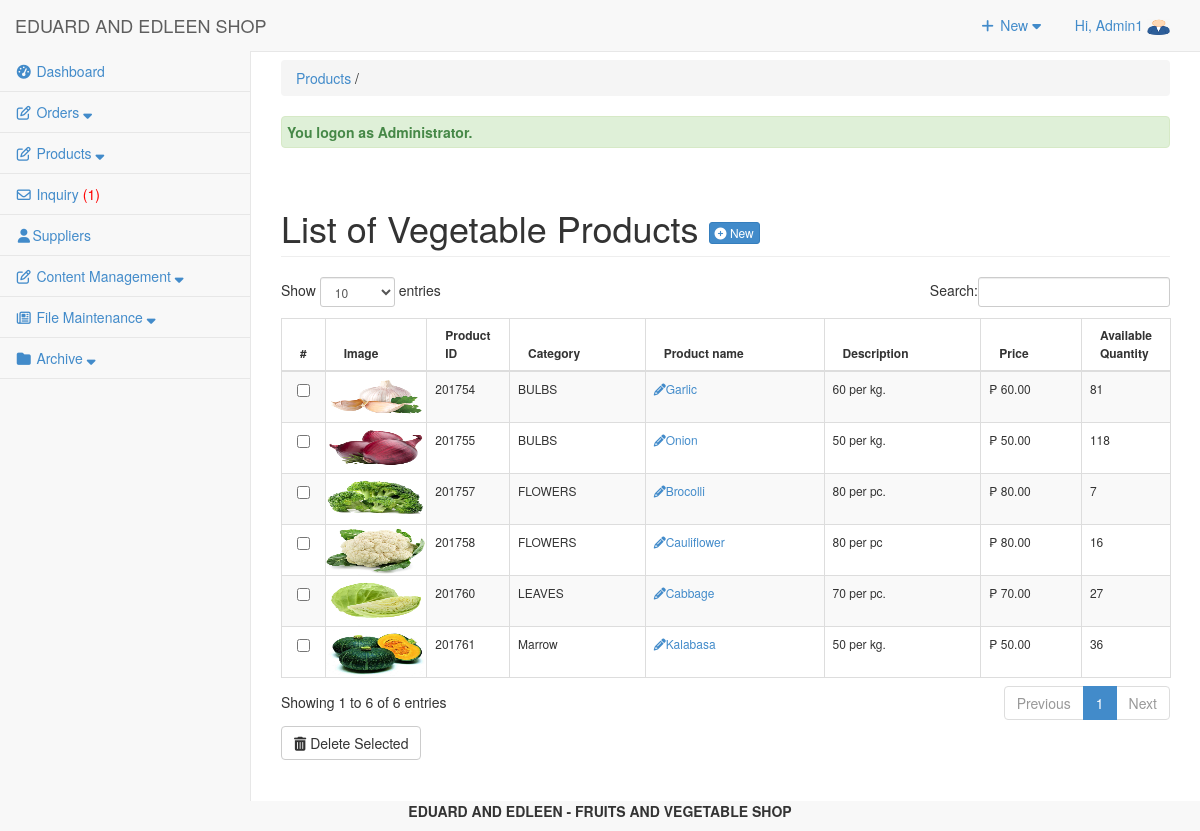
Screenshot of /admin/products1/index.php (signed in) with the database file from the repository.
### tables this page shows
CREATE TABLE `tbluseraccount` (
  `USERID` int(11) NOT NULL,
  `U_NAME` varchar(122) NOT NULL,
  `U_USERNAME` varchar(122) NOT NULL,
  `U_PASS` varchar(122) NOT NULL,
  `U_ROLE` varchar(30) NOT NULL,
  `USERIMAGE` varchar(255) NOT NULL,
  `U_STATUS` varchar(255) NOT NULL DEFAULT 'Active'
);

CREATE TABLE `tblpromopro` (
  `PROMOID` int(11) NOT NULL,
  `PROID` int(11) NOT NULL,
  `PRODISCOUNT` double NOT NULL,
  `PRODISPRICE` double NOT NULL,
  `PROBANNER` tinyint(4) NOT NULL,
  `PRONEW` tinyint(4) NOT NULL
);

CREATE TABLE `tblproduct` (
  `PROID` int(11) NOT NULL,
  `PRODNAME` varchar(100) NOT NULL,
  `PRODESC` varchar(255) DEFAULT NULL,
  `INGREDIENTS` varchar(255) NOT NULL,
  `PROQTY` int(11) DEFAULT NULL,
  `ORIGINALPRICE` double NOT NULL,
  `PROPRICE` double DEFAULT NULL,
  `CATEGID` int(11) DEFAULT NULL,
  `IMAGES` varchar(255) DEFAULT NULL,
  `PROSTATS` varchar(30) DEFAULT NULL,
  `OWNERNAME` varchar(90) NOT NULL,
  `OWNERPHONE` varchar(90) NOT NULL,
  `PROD_STATUS` varchar(255) NOT NULL DEFAULT 'Active'
);

CREATE TABLE `tblcategory` (
  `CATEGID` int(11) NOT NULL,
  `CATEGORIES` varchar(255) NOT NULL,
  `IS_VEGETABLE` tinyint(1) NOT NULL DEFAULT 0,
  `USERID` int(11) NOT NULL
);

### admin/products1/index.php (called while the page is built, shortened)
<?php
require_once("../../include/initialize.php");
$view = (isset($_GET['view']) && $_GET['view'] != '') ? $_GET['view'] : '';
	$header=$view;
	$title="Products";
	switch ($view) {
  	default :
	$title="Products";
	}
require_once ("../theme/templates.php");
?>

### include/database.php (called while the page is built, shortened)
<?php
class Database {
	var $sql_string = '';
	private $conn;
	public function open_connection() {
		$this->conn = mysqli_connect(server,user,pass);
		if(!$this->conn){
			echo "Problem in database connection! Contact administrator!";
			exit();
		}else{
			$db_select = mysqli_select_db($this->conn,database_name);
		}
	}
	function setQuery($sql='') {
		$this->sql_string=$sql;
	}
	function executeQuery() {
		$result = mysqli_query($this->conn,$this->sql_string);
		return $result;
	}
	private function confirm_query($result) {
		return $result;
	}
	function loadResultList( $key='' ) {
		$cur = $this->executeQuery();
		$array = array();
		while ($row = mysqli_fetch_object($cur)) {
			if ($key) {
				$array[$row->$key] = $row;
			} else {
				$array[] = $row;
			}
		}
		return $array;
	}
	function loadSingleResult() {
		$cur = $this->executeQuery();
		while ($row = mysqli_fetch_object($cur)) {
		return $data = $row;
		}
	}
	public function num_rows($result_set) {
		return mysqli_num_rows($result_set);
	}
}
$mydb = new Database();
?>

### include/accounts.php (called while the page is built, shortened)
<?php
require_once(LIB_PATH.DS.'database.php');
class User {
	protected static  $tblname = "tbluseraccount";
	function single_user($id=""){
			global $mydb;
			$mydb->setQuery("SELECT * FROM ".self::$tblname."
				Where USERID= '{$id}' LIMIT 1");
			$cur = $mydb->loadSingleResult();
			return $cur;
	}
}
?>

### admin/products1/list.php (the view, shortened to what this page needs)
<div class="row">
     	 <div class="col-lg-12">
          <h1 class="page-header">List of Vegetable Products  <a href="index.php?view=add" class="btn btn-primary btn-xs  ">  <i class="fa fa-plus-circle fw-fa"></i> New</a>  </h1>
     		</div>
 		 </div>
	    <form action="controller.php?action=delete" Method="POST">
	    <div class="table-responsive">
		<table id="dash-table"  class="table table-striped table-bordered table-hover "  style="font-size:12px" cellspacing="0" >
		  <thead>
		  	<tr>
		  		<th width="1%">#</th>
		  		<th width="50">Image</th>
				<th width="40">Product ID</th>
		  		<th>Category</th>
		  		<th>Product name</th>
		  		<th>Description</th>
		  		<th>Price</th>
		  		<th width="50">Available Quantity</th>
		  	</tr>
		  </thead>
	  <tbody>
		  	<?php
		  		$query = "SELECT * FROM `tblpromopro` pr , `tblproduct` p , `tblcategory` c
         					 WHERE pr.`PROID`=p.`PROID` AND  p.`CATEGID` = c.`CATEGID` AND `IS_VEGETABLE`= true; ";
		  		$mydb->setQuery($query);
		  		$cur = $mydb->loadResultList();
				foreach ($cur as $result) {
		  		echo '<tr>';
		  		echo '<td width="1%" align="center"><input type="checkbox" name="selector[]" id="selector[]" value="'.$result->PROID. '"/></td>';
		    echo '<td style="padding:0px;">
					<a class="PROID" href="" data-target="#productmodal"  data-toggle="modal"  data-id="'.$result->PROID.'">
					<img  title="'.$result->CATEGORIES.'" style="width:100px;height:50px;padding:0;"  src="'. web_root.'admin/products/'.$result->IMAGES . '">
					</a></td>';
				  echo '<td>'. $result->PROID.'</td>';
				  echo '<td>'. $result->CATEGORIES.'</td>';
		  		echo '<td><a title="edit" href="'.web_root.'admin/products/index.php?view=edit&id='.$result->PROID.'"><i class="fa fa-pencil "></i>'.$result->PRODNAME.'</a></td>';
		  		echo '<td>'. $result->PRODESC.'</td>';
		  		echo '<td> &#8369 '.  number_format($result->PROPRICE,2).'</td>';
		  		echo '<td width="4%">'. $result->PROQTY.'</td>';
		  	}
		  	?>
		  </tbody>
		</table>
		<div class="btn-group">
		  <button type="submit" class="btn btn-default" name="delete"><i class="fa fa-trash fw-fa"></i> Delete Selected</button>
		</div>
		</div>
		</form>

### admin/theme/templates.php (shortened to what this page needs)
<!DOCTYPE html>
<html lang="en">
<head>
<link href="<?php echo web_root; ?>admin/css/bootstrap.min.css" rel="stylesheet">
<link href="<?php echo web_root; ?>admin/css/metisMenu.min.css" rel="stylesheet">
<link href="<?php echo web_root; ?>admin/css/timeline.css" rel="stylesheet">
<link href="<?php echo web_root; ?>admin/css/sb-admin-2.css" rel="stylesheet">
<link href="<?php echo web_root; ?>admin/font/css/font-awesome.min.css" rel="stylesheet" type="text/css">
<link href="<?php echo web_root; ?>admin/font/font-awesome.min.css" rel="stylesheet" type="text/css">
<link href="<?php echo web_root; ?>admin/css/dataTables.bootstrap.css" rel="stylesheet">
<link href="<?php echo web_root; ?>css/bootstrap-datetimepicker.min.css" rel="stylesheet" media="screen">
<link href="<?php echo web_root; ?>css/datepicker.css" rel="stylesheet" media="screen">
<link href="<?php echo web_root; ?>admin/css/costum.css" rel="stylesheet">
<link href="<?php echo web_root; ?>admin/css/ekko-lightbox.css" rel="stylesheet">
</head>
  <?php
    $query = "SELECT * FROM tblsummary WHERE ORDEREDSTATS = 'Pending'";
    $mydb->setQuery($query);
    $query = "SELECT * FROM tblinquiry WHERE INQSTATUS = 'NEW'";
    $mydb->setQuery($query);
    $cur = $mydb->executeQuery();
    $rowscount = $mydb->num_rows($cur);
    $res = isset($rowscount)? $rowscount : 0;
    if($res>0){
    $inquiry = '<span style="color:red;">('.$res.')</span>';
    }else{
        $inquiry = '<span> ('.$res.')</span>';
    }
?>
<body>
   <div id="wrapper">
        <nav class="navbar navbar-default navbar-static-top  " role="navigation" style="margin-bottom: 0">
            <div class="navbar-header">
                 <a class="navbar-brand"  href="<?php echo web_root; ?>admin/index.php" >EDUARD AND EDLEEN SHOP</a>
            </div>
            <ul class="nav navbar-top-links navbar-right">
                 <li class="dropdown">
                    <a class="dropdown-toggle" data-toggle="dropdown" href="#">
                        <i class="fa fa-plus fa-fw"></i> New  <i class="fa fa-caret-down"></i>
                    </a>
                </li>
<?php
 $user = New User();
$singleuser = $user->single_user($_SESSION['USERID']);
?>
                <li class="dropdown">
                    <a class="dropdown-toggle" data-toggle="dropdown" href="#">
                        Hi, <?php echo $_SESSION['U_NAME']; ?> <img title="profile image" width="23px" height="17px" src="<?php echo web_root.'admin/user/'.$singleuser ->USERIMAGE ?>">
                    </a>
                </li>
            </ul>
            <div class="navbar-default sidebar" role="navigation">
                <div class="sidebar-nav navbar-collapse">
                    <ul class="nav" id="side-menu">
                        <li>
                             <a href="<?php echo web_root; ?>admin/dashboard/"><i class="fa fa-tachometer fa-fw"></i>  Dashboard </a>
                        </li>
                        <li class="nav-item">
                            <a class="nav-link" data-toggle="collapse" href="#collapseExample4" aria-expanded="false" aria-controls="collapseExample">
                                <i class="fa fa-pencil-square-o fa-fw"></i><span class="menu-orders"> Orders <i class="fa fa-sort-down"></i></span>
                            </a>
                        </li>
                        <li class="nav-item">
                            <a class="nav-link" data-toggle="collapse" href="#collapseExample5" aria-expanded="false" aria-controls="collapseExample">
                                <i class="fa fa-pencil-square-o fa-fw"></i><span class="menu-title"> Products <i class="fa fa-sort-down"></i></span>
                            </a>
                        </li>
                        <li>
                             <a href="<?php echo web_root; ?>admin/inquiry/" ><i class="fa fa-envelope-o fa-fw"></i>  Inquiry <?php echo $inquiry; ?></a>
                        </li>
                        <li>
                             <a href="<?php echo web_root; ?>admin/supplier/" ><i class="fa fa-user fa-fw"></i>Suppliers</a>
                        </li>
                        <li class="nav-item">
                            <a class="nav-link" data-toggle="collapse" href="#collapseExample1" aria-expanded="false" aria-controls="collapseExample">
                                <i class="fa fa-pencil-square-o fa-fw"></i><span class="menu-title"> Content Management <i class="fa fa-sort-down"></i></span>
                            </a>
                        </li>
                        <li class="nav-item">
                            <a class="nav-link" data-toggle="collapse" href="#collapseExample3" aria-expanded="false" aria-controls="collapseExample">
                                <i class="fa fa-newspaper-o fa-fw"></i><span class="menu-title"> File Maintenance <i class="fa fa-sort-down"></i></span>
                            </a>
                        </li>
                        <?php if ($_SESSION['U_ROLE']=='Administrator') {
                        ?>
                        <li class="nav-item">
                            <a class="nav-link" data-toggle="collapse" href="#collapseExample2" aria-expanded="false" aria-controls="collapseExample">
                                <i class="fa fa-folder fa-fw"></i><span class="menu-title"> Archive <i class="fa fa-sort-down"></i></span>
                            </a>
                        </li>
                 <?php }  ?>
                    </ul>
                </div>
            </div>
        </nav>
  <div id="page-wrapper">
            <div class="row" >
                <div class="col-lg-12">
                    <?php
                    if ($title<>'Dashboard'){
                       echo   '<p class="breadcrumb" style="margin-top: 8px;">
                        <a href="index.php" title="'. $title.'" >'. $title.'</a>
                        '.(isset($header) ? ' / '. $header : '').'  </p>'  ;
                    } ?>
                  <?php require_once $content; ?>
                </div>
            </div>
        </div>
    </div>
</body>
      <footer><p  style="text-align: center;font-weight: bold;"> EDUARD AND EDLEEN - FRUITS AND VEGETABLE SHOP </p></footer>
</html>

### admin/css/sb-admin-2.css (style rules this page uses)
body { background-color: #f8f8f8; }
#wrapper { width: 100%; }
#page-wrapper { padding: 0 15px; min-height: 568px; background-color: #fff; }
@media (min-width:768px) { #page-wrapper { position: inherit; margin: 0 0 0 250px; padding: 0 30px; border-left: 1px solid #e7e7e7; } }
.navbar-top-links { margin-right: 0; }
.navbar-top-links li { display: inline-block; }
.navbar-top-links li:last-child { margin-right: 15px; }
.navbar-top-links li a { padding: 15px; min-height: 50px; }
.sidebar .sidebar-nav.navbar-collapse { padding-right: 0; padding-left: 0; }
.sidebar ul li { border-bottom: 1px solid #e7e7e7; }
@media (min-width:768px) { .sidebar { z-index: 1; position: absolute; width: 250px; margin-top: 51px; } }

### rows the page displays
tbluseraccount: USERIMAGE (picture)
tblpromopro: PROID.IMAGES (picture), PROID.PROID "201754", tblcategory.CATEGORIES "BULBS", PROID.PRODNAME "Garlic", PROID.PRODESC "60 per kg.", PROID.PROPRICE "60.00", PROID.PROQTY "81"
tblpromopro: PROID.IMAGES (picture), PROID.PROID "201755", tblcategory.CATEGORIES "BULBS", PROID.PRODNAME "Onion", PROID.PRODESC "50 per kg.", PROID.PROPRICE "50.00", PROID.PROQTY "118"
tblpromopro: PROID.IMAGES (picture), PROID.PROID "201757", tblcategory.CATEGORIES "FLOWERS", PROID.PRODNAME "Brocolli", PROID.PRODESC "80 per pc.", PROID.PROPRICE "80.00", PROID.PROQTY "7"
tblpromopro: PROID.IMAGES (picture), PROID.PROID "201758", tblcategory.CATEGORIES "FLOWERS", PROID.PRODNAME "Cauliflower", PROID.PRODESC "80 per pc", PROID.PROPRICE "80.00", PROID.PROQTY "16"
tblpromopro: PROID.IMAGES (picture), PROID.PROID "201760", tblcategory.CATEGORIES "LEAVES", PROID.PRODNAME "Cabbage", PROID.PRODESC "70 per pc.", PROID.PROPRICE "70.00", PROID.PROQTY "27"
tblpromopro: PROID.IMAGES (picture), PROID.PROID "201761", tblcategory.CATEGORIES "Marrow", PROID.PRODNAME "Kalabasa", PROID.PRODESC "50 per kg.", PROID.PROPRICE "50.00", PROID.PROQTY "36"

### other values shown
$_SESSION['U_NAME'] "Admin1"
$res "1"
$title "Products"
$_SESSION['message'] "You logon as Administrator."
